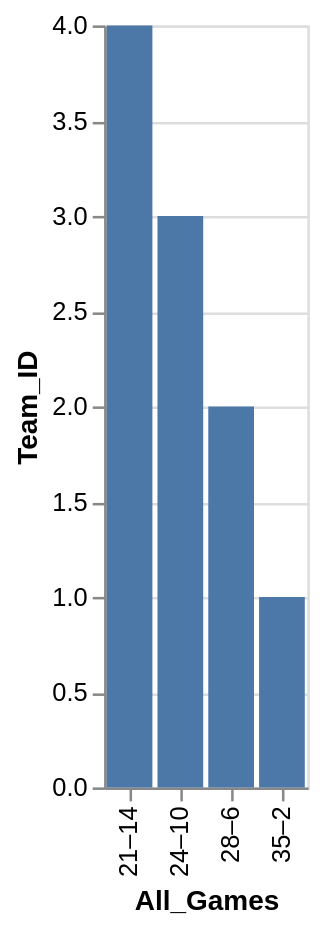

Write the Vega-Lite specification saved for this chart.
### Vega-Lite specification from a JSON file in a GitHub repository (floating-point values rounded to 4 significant figures)
{"data": {"values": [{"x_data": "21–14", "y_data": 4}, {"x_data": "24–10", "y_data": 3}, {"x_data": "28–6", "y_data": 2}, {"x_data": "35–2", "y_data": 1}]}, "mark": "bar", "encoding": {"x": {"field": "x_data", "type": "nominal", "title": "All_Games", "sort": {"op": "sum", "field": "y_data", "order": "descending"}}, "y": {"field": "y_data", "type": "quantitative", "title": "Team_ID"}}}
